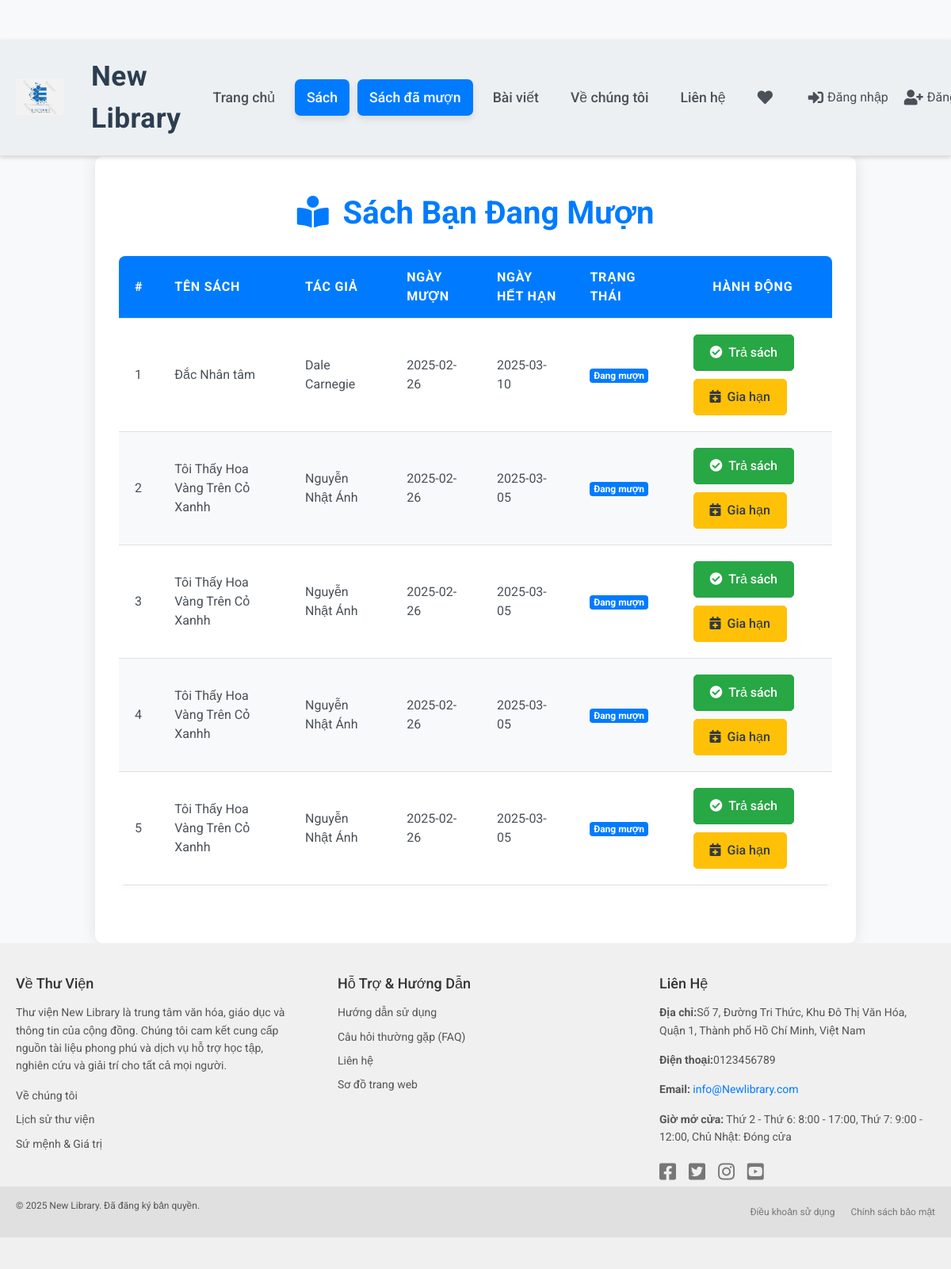
Screenshot of /borrowed_books.php with the database file from the repository.
### tables this page shows
CREATE TABLE `borrows_records` (
  `id` int(11) NOT NULL,
  `book_id` int(11) NOT NULL,
  `user_id` int(11) NOT NULL,
  `borrow_date` date NOT NULL,
  `due_date` date NOT NULL,
  `return_date` date DEFAULT NULL,
  `borrow_status` varchar(50) DEFAULT 'borrowed',
  `created_at` timestamp NOT NULL DEFAULT current_timestamp(),
  `updated_at` timestamp NOT NULL DEFAULT current_timestamp() ON UPDATE current_timestamp()
);

CREATE TABLE `books` (
  `id` int(11) NOT NULL,
  `title` varchar(255) NOT NULL,
  `author` varchar(255) NOT NULL,
  `genre` varchar(100) DEFAULT NULL,
  `publisher` varchar(255) DEFAULT NULL,
  `publication_year` year(4) DEFAULT NULL,
  `isbn` varchar(20) DEFAULT NULL,
  `description` text DEFAULT NULL,
  `image_path` varchar(255) DEFAULT NULL,
  `quantity` int(10) UNSIGNED DEFAULT 0,
  `location` varchar(100) DEFAULT NULL,
  `created_at` timestamp NOT NULL DEFAULT current_timestamp(),
  `updated_at` timestamp NOT NULL DEFAULT current_timestamp() ON UPDATE current_timestamp()
);

### borrowed_books.php (the view, shortened to what this page needs)
<?php
require_once 'config.php';
$user_id = 1;
$sql_borrowed_books = "SELECT br.id AS borrow_record_id, br.book_id, b.title, b.author, br.borrow_date, br.due_date, br.borrow_status
                         FROM borrows_records AS br
                         JOIN books AS b ON br.book_id = b.id
                         WHERE br.user_id = $user_id AND br.borrow_status = 'borrowed'";
$result_borrowed_books = $conn->query($sql_borrowed_books);
$borrowed_books = [];
if ($result_borrowed_books->num_rows > 0) {
    while ($row = $result_borrowed_books->fetch_assoc()) {
        $borrowed_books[] = $row;
    }
}
?>
<!DOCTYPE html>
<html lang="vi">
<head>
    <link rel="stylesheet" href="css/header.css">
    <link rel="stylesheet" href="css/footer.css">
    <link rel="stylesheet" href="https://stackpath.bootstrapcdn.com/bootstrap/4.5.2/css/bootstrap.min.css">
    <link rel="stylesheet" href="https://cdnjs.cloudflare.com/ajax/libs/font-awesome/6.0.0/css/all.min.css"
 />
</head>
<body>
    <?php include 'pages/header.php'; ?>
    <div class="container borrowed-books-container py-5">
        <h2 class="borrowed-books-title"><i class="fas fa-book-reader mr-2"></i> Sách Bạn Đang Mượn</h2>
        <?php if (empty($borrowed_books)): ?>
            <p class="no-books-message">Hiện tại bạn chưa mượn cuốn sách nào.</p>
        <?php else: ?>
            <div class="table-responsive">
            <table class="borrowed-books-table">
                <thead>
                    <tr>
                        <th>#</th>
                        <th>Tên Sách</th>
                        <th>Tác Giả</th>
                        <th>Ngày Mượn</th>
                        <th>Ngày Hết Hạn</th>
                        <th>Trạng Thái</th>
                        <th class="text-center">Hành Động</th>
                    </tr>
                </thead>
                <tbody>
                    <?php foreach ($borrowed_books as $index => $book): ?>
                        <tr>
                            <td><?php echo $index + 1; ?></td>
                            <td><?php echo htmlspecialchars($book['title']); ?></td>
                            <td><?php echo htmlspecialchars($book['author']); ?></td>
                            <td><?php echo htmlspecialchars($book['borrow_date']); ?></td>
                            <td><?php echo htmlspecialchars($book['due_date']); ?></td>
                            <td>
                                <?php
                                    if ($book['borrow_status'] == 'borrowed') {
                                        echo '<span class="badge badge-primary">Đang mượn</span>';
                                    } else {
                                        echo htmlspecialchars($book['borrow_status']);
                                    }
                                ?>
                            </td>
                            <td class="borrow-actions">
                                <button class="btn btn-success btn-return" onclick="returnBook(<?php echo $book['borrow_record_id']; ?>)">
                                    <i class="fas fa-check-circle mr-1"></i> Trả sách
                                </button>
                                <button class="btn btn-warning btn-renew" onclick="renewBook(<?php echo $book['borrow_record_id']; ?>)">
                                    <i class="fas fa-calendar-plus mr-1"></i> Gia hạn
                                </button>
                            </td>
                        </tr>
                    <?php endforeach; ?>
                </tbody>
            </table>
            </div>
        <?php endif; ?>
    </div>
    <?php include 'pages/footer.php'; ?>
</body>
</html>

### pages/header.php (shortened to what this page needs)
<!DOCTYPE html>
<html lang="vi">
<head>
    <link rel="stylesheet" href="header.css">
    <link rel="stylesheet" href="https://cdnjs.cloudflare.com/ajax/libs/font-awesome/5.15.4/css/all.min.css">
</head>
<body>
    <header class="header">
        <div class="container header-container">
            <div class="logo">
                <a href="index.php" class="logo-link">
                    <img src="images/library-logo.png" alt="Logo Thư Viện" class="logo-img">
                    <span class="logo-text">New<br> Library</span>
                </a>
            </div>
            <nav class="navigation">
                <ul class="nav-list">
                    <?php
                        $current_page = $_SERVER['PHP_SELF'];
                        $nav_items = [
                            'index.php' => 'Trang chủ',
                            'books.php' => 'Sách',
                            'borrowed_books.php' => 'Sách đã mượn',
                            'articles.php' => 'Bài viết',
                            'about.php' => 'Về chúng tôi',
                            'contact.php' => 'Liên hệ'
                        ];
                        foreach ($nav_items as $url => $label) {
                            $active_class = '';
                            if (strpos($current_page, $url) !== false) {
                                $active_class = 'active';
                            }
                            echo '<li class="nav-item"><a href="' . $url . '" class="nav-link ' . $active_class . '">' . $label . '</a></li>';
                        }
                    ?>
                </ul>
            </nav>
            <div class="header-functions">
                <div class="wishlist-header">  <a href="wishlist.php" class="wishlist-link">
                        <i class="fas fa-heart wishlist-icon"></i>
                        <span class="wishlist-count"></span>  </a>
                </div>
                <div class="header-auth-icons">
                    <a href="auth/login.php" class="header-auth-icon-link">
                        <i class="fas fa-sign-in-alt"></i>
                        <span>Đăng nhập</span>
                    </a>
                    <a href="auth/register.php" class="header-auth-icon-link">
                        <i class="fas fa-user-plus"></i>
                        <span>Đăng ký</span>
                    </a>
                </div>
            </div>
        </div>
    </header>
</body>
</html>

### pages/footer.php (shortened to what this page needs)
<!DOCTYPE html>
<html lang="en">
<head>
    <link rel="stylesheet" href="css/footer.css">
</head>
<body>
<footer class="footer">
    <div class="container footer-inner">
        <div class="footer-column footer-column-about">
            <h3>Về Thư Viện</h3>
            <p>Thư viện New Library là trung tâm văn hóa, giáo dục và thông tin của cộng đồng. Chúng tôi cam kết cung cấp nguồn tài liệu phong phú và dịch vụ hỗ trợ học tập, nghiên cứu và giải trí cho tất cả mọi người.</p>
            <ul class="footer-links">
                <li><a href="/ve-chung-toi">Về chúng tôi</a></li>
                <li><a href="/lich-su">Lịch sử thư viện</a></li>
                <li><a href="/su-menh">Sứ mệnh & Giá trị</a></li>
            </ul>
        </div>
        <div class="footer-column footer-column-support">
            <h3>Hỗ Trợ & Hướng Dẫn</h3>
            <ul class="footer-links">
                <li><a href="/huong-dan-su-dung">Hướng dẫn sử dụng</a></li>
                <li><a href="/faq">Câu hỏi thường gặp (FAQ)</a></li>
                <li><a href="/lien-he">Liên hệ</a></li>
                <li><a href="/so-do-trang-web">Sơ đồ trang web</a></li>
            </ul>
        </div>
        <div class="footer-column footer-column-contact">
            <h3>Liên Hệ</h3>
            <p><strong>Địa chỉ:</strong>Số 7, Đường Tri Thức, Khu Đô Thị Văn Hóa, Quận 1, Thành phố Hồ Chí Minh, Việt Nam</p>
            <p><strong>Điện thoại:</strong>0123456789</p>
            <p><strong>Email:</strong> <a href="mailto:[Địa chỉ email]">info@Newlibrary.com</a></p>
            <p><strong>Giờ mở cửa:</strong> Thứ 2 - Thứ 6: 8:00 - 17:00, Thứ 7: 9:00 - 12:00, Chủ Nhật: Đóng cửa</p>
            <div class="footer-social">
                <a href="#" target="_blank" aria-label="Facebook"><i class="fab fa-facebook-square"></i></a>
                <a href="#" target="_blank" aria-label="Twitter"><i class="fab fa-twitter-square"></i></a>
                <a href="#" target="_blank" aria-label="Instagram"><i class="fab fa-instagram"></i></a>
                <a href="#" target="_blank" aria-label="YouTube"><i class="fab fa-youtube-square"></i></a>
            </div>
        </div>
    </div>
    <div class="footer-bottom">
        <div class="container footer-bottom-inner">
            <p class="copyright">&copy; 2025 New Library. Đã đăng ký bản quyền.</p>
            <ul class="footer-bottom-links">
                <li><a href="/dieu-khoan-su-dung">Điều khoản sử dụng</a></li>
                <li><a href="/chinh-sach-bao-mat">Chính sách bảo mật</a></li>
            </ul>
        </div>
    </div>
</footer>
</body>
</html>

### css/header.css (style rules this page uses)
.header { background-color: #edf0f3; padding: 20px 0; box-shadow: 0 2px 5px rgba(0, 0, 0, 0.15); position: sticky; top: 0; z-index: 100; border-bottom: 1px solid #e0e0e0; }
.header-container { display: flex; justify-content: space-between; align-items: center; max-width: 1200px; margin: 0 auto; padding: 0 20px; }
.logo { margin-right: 0; display: flex; align-items: center; }
.logo-link { display: flex; align-items: center; text-decoration: none; color: #0056b3; }
.logo-img { height: 45px; margin-right: 15px; transition: transform 0.3s ease-in-out; padding-right: 20px; }
.logo-text { font-size: 2.2rem; font-weight: 700; letter-spacing: 0.5px; color: #2c3e50; white-space: nowrap; padding-right: 20px; }
.navigation { margin-left: auto; }
.nav-list { list-style: none; padding: 0; margin: 0; display: flex; align-items: center; }
.nav-item { margin: 0 5px; }
.nav-link { text-decoration: none; color: #495057; font-size: 1.1rem; font-weight: 500; padding: 10px 15px; border-radius: 7px; transition: background-color 0.3s ease, color 0.3s ease, box-shadow 0.3s ease; position: relative; white-space: nowrap; }
.nav-link:hover, .nav-link.active { background-color: #007bff; color: #fff; box-shadow: 0 4px 8px rgba(0, 0, 0, 0.1); }
.nav-link::after { content: ''; position: absolute; bottom: 5px; left: 50%; transform: translateX(-50%); width: 0; height: 2px; background-color: #007bff; transition: width 0.3s ease; }
.nav-link:hover::after, .nav-link.active::after { width: 70%; }
.wishlist-header { display: flex; align-items: center; margin-left: 20px; }
.wishlist-link { display: flex; align-items: center; text-decoration: none; color: #495057; transition: color 0.3s ease; }
.wishlist-icon { font-size: 1.2rem; margin-right: 5px; }
.header-auth-icons { display: flex; align-items: center; margin-left: 20px; }
.header-auth-icon-link { display: flex; align-items: center; text-decoration: none; color: #495057; margin-left: 20px; font-size: 1rem; transition: color 0.3s ease; white-space: nowrap; }
.header-auth-icon-link i { margin-right: 5px; font-size: 1.2rem; }
.header-functions { display: flex; align-items: center; margin-left: auto; }

### css/footer.css (style rules this page uses)
.footer { background-color: #f0f0f0; padding: 40px 0; color: #555; font-size: 14px; }
.footer-inner { display: flex; justify-content: space-between; max-width: 1200px; margin: 0 auto; padding: 0 20px; }
.footer-column { width: 30%; }
.footer-column h3 { color: #333; margin-bottom: 15px; font-size: 18px; }
.footer-column p, .footer-column ul { margin-bottom: 15px; line-height: 1.6; }
.footer-links { list-style: none; padding: 0; margin: 0; }
.footer-links li { margin-bottom: 8px; }
.footer-links li:last-child { margin-bottom: 0; }
.footer-links a { color: #555; text-decoration: none; transition: color 0.3s ease; }
.footer-social { font-size: 24px; }
.footer-social a { color: #777; margin-right: 10px; transition: color 0.3s ease; }
.footer-bottom { background-color: #e0e0e0; padding: 15px 0; text-align: center; font-size: 12px; }
.footer-bottom-inner { max-width: 1200px; margin: 0 auto; padding: 0 20px; display: flex; justify-content: space-between; align-items: center; }
.footer-bottom-links { list-style: none; padding: 0; margin: 0; display: flex; }
.footer-bottom-links li { margin-left: 20px; }
.footer-bottom-links li:first-child { margin-left: 0; }
.footer-bottom-links a { color: #777; text-decoration: none; transition: color 0.3s ease; }

### rows the page displays
borrows_records: book.title "Đắc Nhân tâm", book.author "Dale Carnegie", borrow_date "2025-02-26", due_date "2025-03-10", borrow_status "Đang mượn"
borrows_records: book.title "Tôi Thấy Hoa Vàng Trên Cỏ Xanhh", book.author "Nguyễn Nhật Ánh", borrow_date "2025-02-26", due_date "2025-03-05", borrow_status "Đang mượn"
borrows_records: book.title "Tôi Thấy Hoa Vàng Trên Cỏ Xanhh", book.author "Nguyễn Nhật Ánh", borrow_date "2025-02-26", due_date "2025-03-05", borrow_status "Đang mượn"
borrows_records: book.title "Tôi Thấy Hoa Vàng Trên Cỏ Xanhh", book.author "Nguyễn Nhật Ánh", borrow_date "2025-02-26", due_date "2025-03-05", borrow_status "Đang mượn"
borrows_records: book.title "Tôi Thấy Hoa Vàng Trên Cỏ Xanhh", book.author "Nguyễn Nhật Ánh", borrow_date "2025-02-26", due_date "2025-03-05", borrow_status "Đang mượn"

### other values shown
$label "Trang chủ"
$label "Sách"
$label "Sách đã mượn"
$label "Bài viết"
$label "Về chúng tôi"
$label "Liên hệ"
